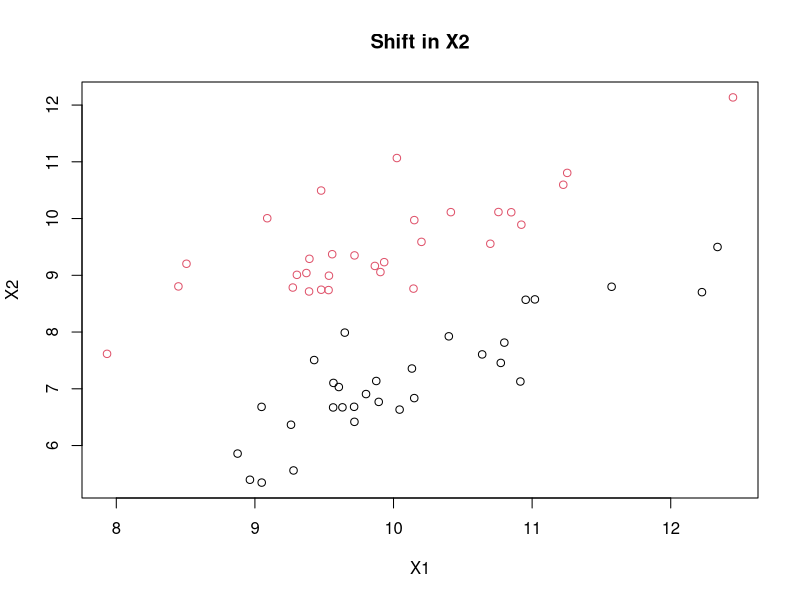
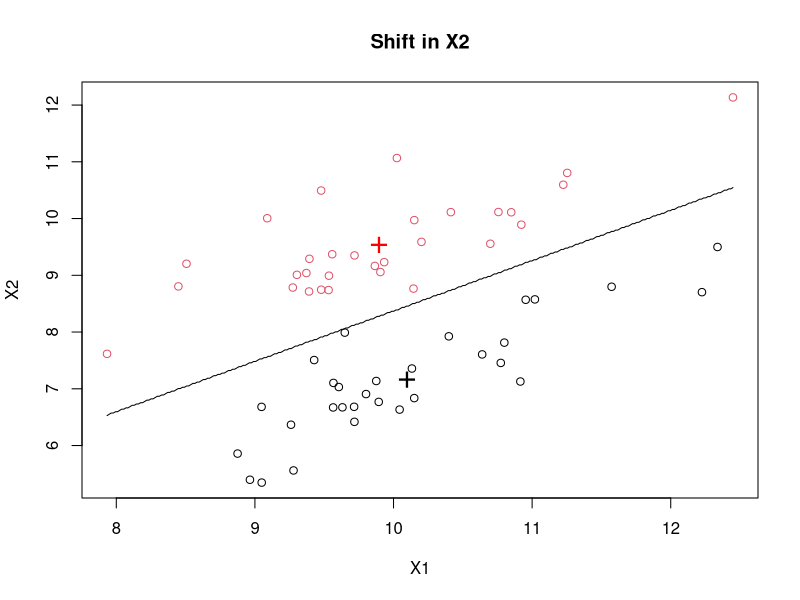
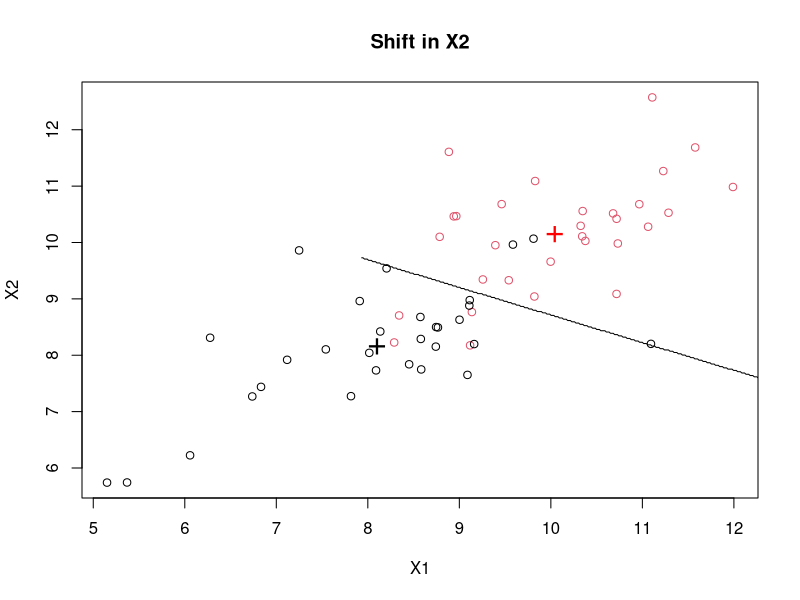
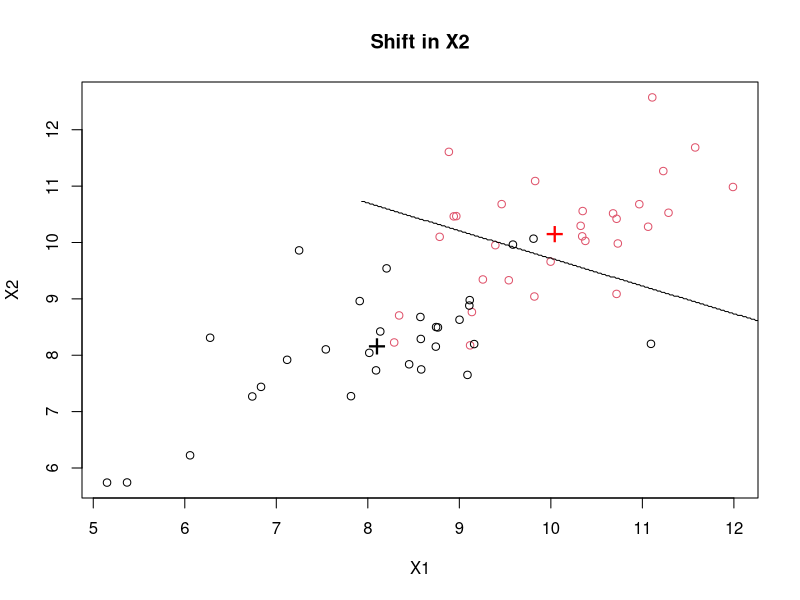
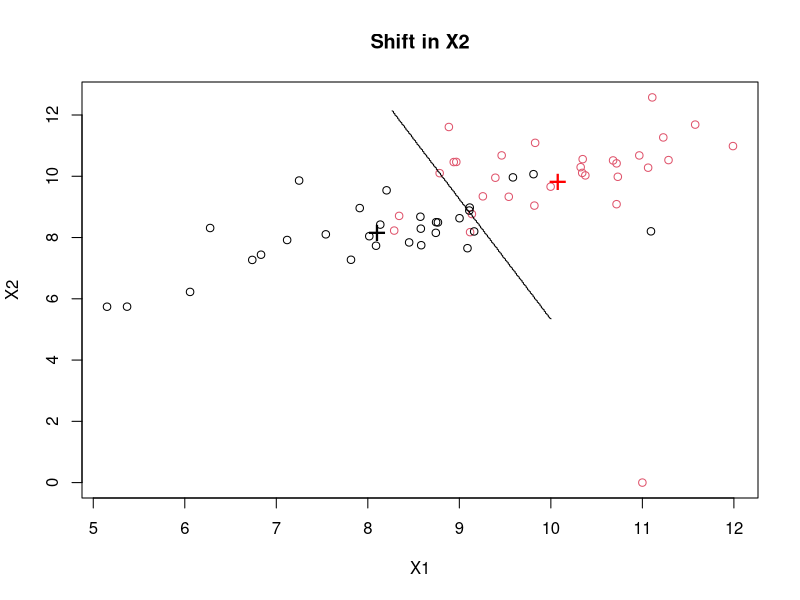
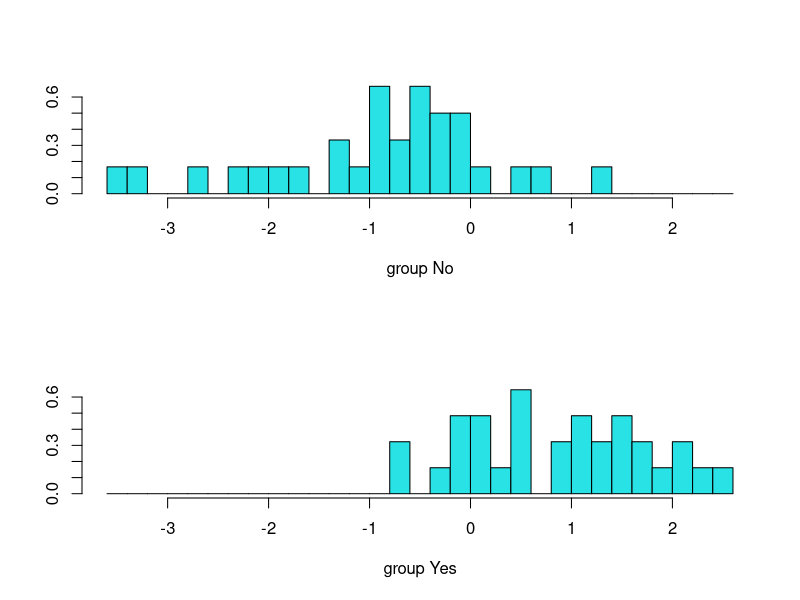
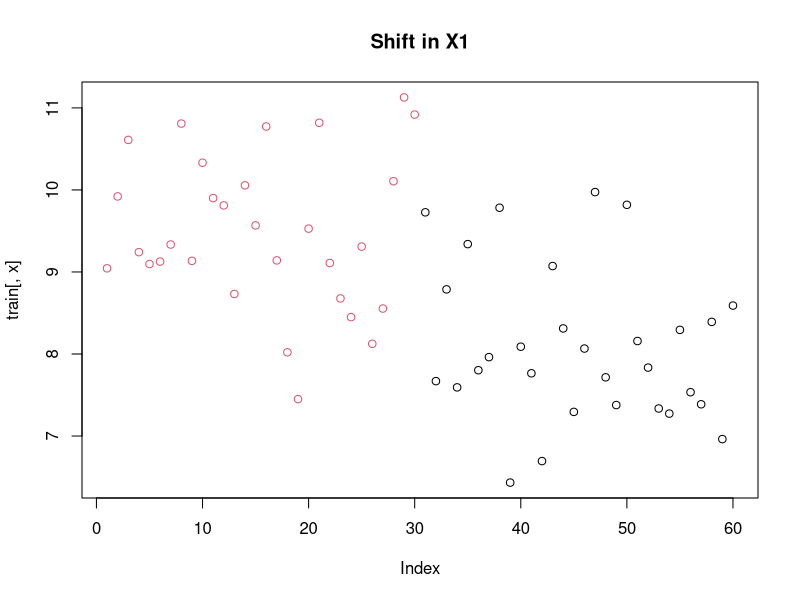
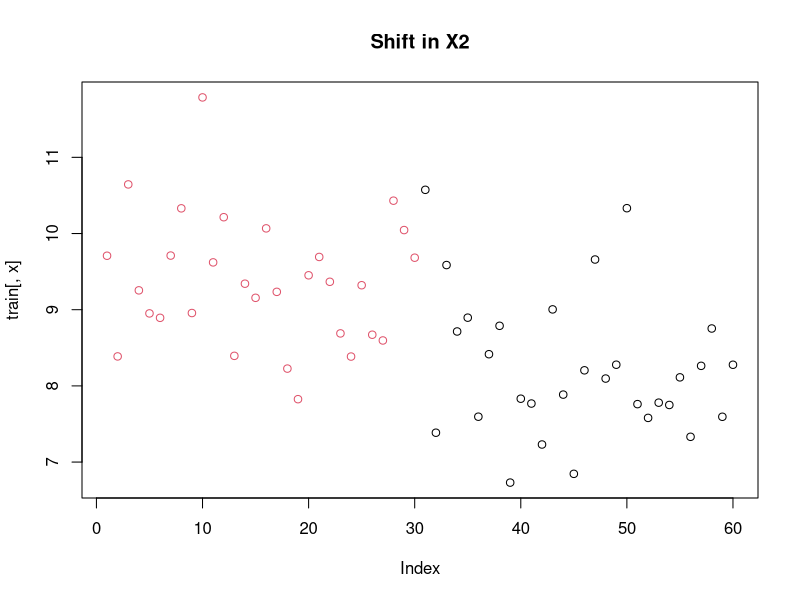

These charts were generated, in order, by the following R code:
## ---- chunk 1
library(glue)
library(MASS)
library(mvtnorm)
set.seed(1234)
dataYes<-mvrnorm(30,c(10,10),matrix(c(1,.8,.8,1),2,2,byrow=T))
dataNo<- mvrnorm(30,c(10,7),matrix(c(1,.8,.8,1),2,2,byrow=T))
full<-rbind(dataYes,dataNo)
full<-data.frame(full)
full$Response<-rep(c("Yes","No"),each=30)
full$Response<-factor(full$Response)
names(full)[1:2]<-c("X1","X2")
plot(full[, 1:2], col = full$Response, main="Shift in X2")


## ---- chunk 2
# construct the LDA model
mylda <- lda(Response ~ X1 + X2, data = full)

# draw discrimination line
np <- 300
nd.x <- seq(from = min(full$X1), to = max(full$X1), length.out = np)
nd.y <- seq(from = min(full$X2), to = max(full$X2), length.out = np)
nd <- expand.grid(X1 = nd.x, X2 = nd.y)

prd <- as.numeric(predict(mylda, newdata = nd)$class)

plot(full[, 1:2], col = full$Response, main="Shift in X2")
points(mylda$means, pch = "+", cex = 2, col = c("black", "red"))
contour(x = nd.x, y = nd.y, z = matrix(prd, nrow = np, ncol = np), 
        levels = c(1, 2), add = TRUE, drawlabels = FALSE)

## ---- chunk 3
#Another scenario
dataYes<-mvrnorm(30,c(10,10),matrix(c(1,.6,.6,1),2,2,byrow=T))
dataNo<- mvrnorm(30,c(8,8),matrix(c(1,.6,.6,1),2,2,byrow=T))
full<-rbind(dataYes,dataNo)
full<-data.frame(full)
full$Response<-rep(c("Yes","No"),each=30)
full$Response<-factor(full$Response)
names(full)[1:2]<-c("X1","X2")
## ---- chunk 4
mylda <- lda(Response ~ X1 + X2, data = full)
prd <- as.numeric(predict(mylda, newdata = nd)$class)

plot(full[, 1:2], col = full$Response, main="Shift in X2")
points(mylda$means, pch = "+", cex = 2, col = c("black", "red"))
contour(x = nd.x, y = nd.y, z = matrix(prd, nrow = np, ncol = np), 
        levels = c(1, 2), add = TRUE, drawlabels = FALSE)

## ---- chunk 5
mylda <- lda(Response ~ X1 + X2, data = full, prior = c(0.8, 0.2))
prd <- as.numeric(predict(mylda, newdata = nd)$class)

plot(full[, 1:2], col = full$Response, main="Shift in X2")
points(mylda$means, pch = "+", cex = 2, col = c("black", "red"))
contour(x = nd.x, y = nd.y, z = matrix(prd, nrow = np, ncol = np), 
        levels = c(1, 2), add = TRUE, drawlabels = FALSE)

## ---- chunk 6
full[61,1]<-11
full[61,2]<-0
full[61,3]<-"Yes"

## ---- chunk 7

mylda <- lda(Response ~ X1 + X2, data = full)
prd <- as.numeric(predict(mylda, newdata = nd)$class)

plot(full[, 1:2], col = full$Response, main="Shift in X2")
points(mylda$means, pch = "+", cex = 2, col = c("black", "red"))
contour(x = nd.x, y = nd.y, z = matrix(prd, nrow = np, ncol = np), 
        levels = c(1, 2), add = TRUE, drawlabels = FALSE)

plot(mylda)

## ---- chunk 8
library(mvtnorm)
set.seed(1234)
muYes<-c(10,10)
muNo<-c(8,8)
Sigma<-matrix(c(1,.8,.8,1),2,2,byrow=T)
nY<-30
nN<-30
dataYes<-rmvnorm(nY,muYes,Sigma)
dataNo<- rmvnorm(nN,muNo,Sigma)
train<-rbind(dataYes,dataNo)
train<-data.frame(train)
for (i in 3:20){
 train<-cbind(train,rnorm(nY+nN))
}
names(train)<-paste("X",1:20,sep="")

train$Response<-rep(c("Yes","No"),each=30)
train$Response<-factor(train$Response)

#Creating a test set
muYes<-c(10,10)
muNo<-c(8,8)
Sigma<-matrix(c(1,.8,.8,1),2,2,byrow=T)
nY<-500
nN<-500
dataYes<-rmvnorm(nY,muYes,Sigma)
dataNo<- rmvnorm(nN,muNo,Sigma)
test<-rbind(dataYes,dataNo)
test<-data.frame(test)
for (i in 3:20){
  test<-cbind(test,rnorm(nY+nN))
}
names(test)<-paste("X",1:20,sep="")

test$Response<-rep(c("Yes","No"),each=500)
test$Response<-factor(test$Response)
## ---- chunk 9


fields = names(train)[1:length(names(train))-1]

for(x in fields){
  plot(train[,x], col=train$Response,  main=glue('Shift in {x}'))

}

## ---- chunk 10
mylda<-lda(Response~X1+X2,data=train)
pred<-predict(mylda,newdata=test)$class  #Predictions can come in many forms, the class form provides the categorical level of your response.
Truth<-test$Response
x<-table(pred,Truth) # Creating a confusion matrix
x
#Missclassification Error
ME<-(x[2,1]+x[1,2])/1000
ME
#Calculating overall accuracy
1-ME
## ---- chunk 11
mylda<-lda(Response~X1+X2+X3+X4+X5+X6+X7+X8+X9+X10,data=train)
pred<-predict(mylda,newdata=test)$class  #Predictions can come in many forms, the class form provides the categorical level of your response.
Truth<-test$Response
x<-table(pred,Truth) # Creating a confusion matrix
x
#Missclassification Error
ME<-(x[2,1]+x[1,2])/1000
ME
#Calculating overall accuracy
1-ME
## ---- chunk 12
par(mfrow=c(1,4))

library(MASS)
#Another scenario
set.seed(12)
dataYes<-mvrnorm(15,c(10,10),matrix(c(1,.6,.6,1),2,2,byrow=T))
dataNo<- mvrnorm(15,c(8,8),matrix(c(1,.6,.6,1),2,2,byrow=T))
full<-rbind(dataYes,dataNo)
full<-data.frame(full)
full$Response<-rep(c("Yes","No"),each=15)
full$Response<-factor(full$Response)
names(full)[1:2]<-c("X1","X2")

# construct the model
mylda <- qda(Response ~ X1 + X2, data = full)

# draw discrimination line
np <- 300
nd.x <- seq(from = min(full$X1), to = max(full$X1), length.out = np)
nd.y <- seq(from = min(full$X2), to = max(full$X2), length.out = np)
nd <- expand.grid(X1 = nd.x, X2 = nd.y)

prd <- as.numeric(predict(mylda, newdata = nd)$class)

plot(full[, 1:2], col = full$Response, main="15 obs/group")
points(mylda$means, pch = "+", cex = 2, col = c("black", "red"))
contour(x = nd.x, y = nd.y, z = matrix(prd, nrow = np, ncol = np), 
        levels = c(1, 2), add = TRUE, drawlabels = FALSE)

#Another scenario
dataYes<-mvrnorm(30,c(10,10),matrix(c(1,.6,.6,1),2,2,byrow=T))
dataNo<- mvrnorm(30,c(8,8),matrix(c(1,.6,.6,1),2,2,byrow=T))
full<-rbind(dataYes,dataNo)
full<-data.frame(full)
full$Response<-rep(c("Yes","No"),each=30)
full$Response<-factor(full$Response)
names(full)[1:2]<-c("X1","X2")

# construct the model
mylda <- qda(Response ~ X1 + X2, data = full)

# draw discrimination line
np <- 300
nd.x <- seq(from = min(full$X1), to = max(full$X1), length.out = np)
nd.y <- seq(from = min(full$X2), to = max(full$X2), length.out = np)
nd <- expand.grid(X1 = nd.x, X2 = nd.y)

prd <- as.numeric(predict(mylda, newdata = nd)$class)

plot(full[, 1:2], col = full$Response, main="30 obs/group")
points(mylda$means, pch = "+", cex = 2, col = c("black", "red"))
contour(x = nd.x, y = nd.y, z = matrix(prd, nrow = np, ncol = np), 
        levels = c(1, 2), add = TRUE, drawlabels = FALSE)

#Another scenario
dataYes<-mvrnorm(300,c(10,10),matrix(c(1,.6,.6,1),2,2,byrow=T))
dataNo<- mvrnorm(300,c(8,8),matrix(c(1,.6,.6,1),2,2,byrow=T))
full<-rbind(dataYes,dataNo)
full<-data.frame(full)
full$Response<-rep(c("Yes","No"),each=300)
full$Response<-factor(full$Response)
names(full)[1:2]<-c("X1","X2")

# construct the model
mylda <- qda(Response ~ X1 + X2, data = full)

# draw discrimination line
np <- 300
nd.x <- seq(from = min(full$X1), to = max(full$X1), length.out = np)
nd.y <- seq(from = min(full$X2), to = max(full$X2), length.out = np)
nd <- expand.grid(X1 = nd.x, X2 = nd.y)

prd <- as.numeric(predict(mylda, newdata = nd)$class)

plot(full[, 1:2], col = full$Response, main="300 obs/group")
points(mylda$means, pch = "+", cex = 2, col = c("black", "red"))
contour(x = nd.x, y = nd.y, z = matrix(prd, nrow = np, ncol = np), 
        levels = c(1, 2), add = TRUE, drawlabels = FALSE)

#Another scenario
dataYes<-mvrnorm(3000,c(10,10),matrix(c(1,.6,.6,1),2,2,byrow=T))
dataNo<- mvrnorm(3000,c(8,8),matrix(c(1,.6,.6,1),2,2,byrow=T))
full<-rbind(dataYes,dataNo)
full<-data.frame(full)
full$Response<-rep(c("Yes","No"),each=3000)
full$Response<-factor(full$Response)
names(full)[1:2]<-c("X1","X2")

# construct the model
mylda <- qda(Response ~ X1 + X2, data = full)

# draw discrimination line
np <- 300
nd.x <- seq(from = min(full$X1), to = max(full$X1), length.out = np)
nd.y <- seq(from = min(full$X2), to = max(full$X2), length.out = np)
nd <- expand.grid(X1 = nd.x, X2 = nd.y)

prd <- as.numeric(predict(mylda, newdata = nd)$class)

plot(full[, 1:2], col = full$Response, main="3000 obs/group")
points(mylda$means, pch = "+", cex = 2, col = c("black", "red"))
contour(x = nd.x, y = nd.y, z = matrix(prd, nrow = np, ncol = np), 
        levels = c(1, 2), add = TRUE, drawlabels = FALSE)
## ---- chunk 13
par(mfrow=c(1,2))
set.seed(1234)
dataYes<-mvrnorm(100,c(10,10),matrix(c(1,-.6,-.6,1),2,2,byrow=T))
dataNo<- mvrnorm(100,c(8,8),matrix(c(1,.6,.6,1),2,2,byrow=T))
full<-rbind(dataYes,dataNo)
full<-data.frame(full)
full$Response<-rep(c("Yes","No"),each=100)
full$Response<-factor(full$Response)
names(full)[1:2]<-c("X1","X2")

# construct the model
mylda <- qda(Response ~ X1 + X2, data = full)

# draw discrimination line
np <- 300
nd.x <- seq(from = min(full$X1), to = max(full$X1), length.out = np)
nd.y <- seq(from = min(full$X2), to = max(full$X2), length.out = np)
nd <- expand.grid(X1 = nd.x, X2 = nd.y)

prd <- as.numeric(predict(mylda, newdata = nd)$class)

plot(full[, 1:2], col = full$Response, main="QDA")
points(mylda$means, pch = "+", cex = 2, col = c("black", "red"))
contour(x = nd.x, y = nd.y, z = matrix(prd, nrow = np, ncol = np), 
        levels = c(1, 2), add = TRUE, drawlabels = FALSE)

set.seed(1234)
dataYes<-mvrnorm(100,c(10,10),matrix(c(1,-.6,-.6,1),2,2,byrow=T))
dataNo<- mvrnorm(100,c(8,8),matrix(c(1,.6,.6,1),2,2,byrow=T))
full<-rbind(dataYes,dataNo)
full<-data.frame(full)
full$Response<-rep(c("Yes","No"),each=100)
full$Response<-factor(full$Response)
names(full)[1:2]<-c("X1","X2")

# construct the model
mylda <- lda(Response ~ X1 + X2, data = full)

# draw discrimination line
np <- 300
nd.x <- seq(from = min(full$X1), to = max(full$X1), length.out = np)
nd.y <- seq(from = min(full$X2), to = max(full$X2), length.out = np)
nd <- expand.grid(X1 = nd.x, X2 = nd.y)

prd <- as.numeric(predict(mylda, newdata = nd)$class)

plot(full[, 1:2], col = full$Response, main="LDA")
points(mylda$means, pch = "+", cex = 2, col = c("black", "red"))
contour(x = nd.x, y = nd.y, z = matrix(prd, nrow = np, ncol = np), 
        levels = c(1, 2), add = TRUE, drawlabels = FALSE)

## ---- chunk 14
#Another scenario
par(mfrow=c(1,2))
set.seed(1234)
dataYes<-mvrnorm(100,c(10,10),matrix(c(1,-.8,-.8,1),2,2,byrow=T))
dataNo<- mvrnorm(100,c(10,10),matrix(c(1,.5,.5,1),2,2,byrow=T))
full<-rbind(dataYes,dataNo)
full<-data.frame(full)
full$Response<-rep(c("Yes","No"),each=100)
full$Response<-factor(full$Response)
names(full)[1:2]<-c("X1","X2")

# construct the model
mylda <- qda(Response ~ X1 + X2, data = full)

# draw discrimination line
np <- 300
nd.x <- seq(from = min(full$X1), to = max(full$X1), length.out = np)
nd.y <- seq(from = min(full$X2), to = max(full$X2), length.out = np)
nd <- expand.grid(X1 = nd.x, X2 = nd.y)

prd <- as.numeric(predict(mylda, newdata = nd)$class)

plot(full[, 1:2], col = full$Response, main="QDA")
points(mylda$means, pch = "+", cex = 2, col = c("black", "red"))
contour(x = nd.x, y = nd.y, z = matrix(prd, nrow = np, ncol = np), 
        levels = c(1, 2), add = TRUE, drawlabels = FALSE)

set.seed(1234)
dataYes<-mvrnorm(100,c(10,10),matrix(c(1,-.8,-.8,1),2,2,byrow=T))
dataNo<- mvrnorm(100,c(10,10),matrix(c(1,.5,.5,1),2,2,byrow=T))
full<-rbind(dataYes,dataNo)
full<-data.frame(full)
full$Response<-rep(c("Yes","No"),each=100)
full$Response<-factor(full$Response)
names(full)[1:2]<-c("X1","X2")

# construct the model
mylda <- lda(Response ~ X1 + X2, data = full)

# draw discrimination line
np <- 300
nd.x <- seq(from = min(full$X1), to = max(full$X1), length.out = np)
nd.y <- seq(from = min(full$X2), to = max(full$X2), length.out = np)
nd <- expand.grid(X1 = nd.x, X2 = nd.y)

prd <- as.numeric(predict(mylda, newdata = nd)$class)

plot(full[, 1:2], col = full$Response, main="LDA")
points(mylda$means, pch = "+", cex = 2, col = c("black", "red"))
contour(x = nd.x, y = nd.y, z = matrix(prd, nrow = np, ncol = np), 
        levels = c(1, 2), add = TRUE, drawlabels = FALSE)

